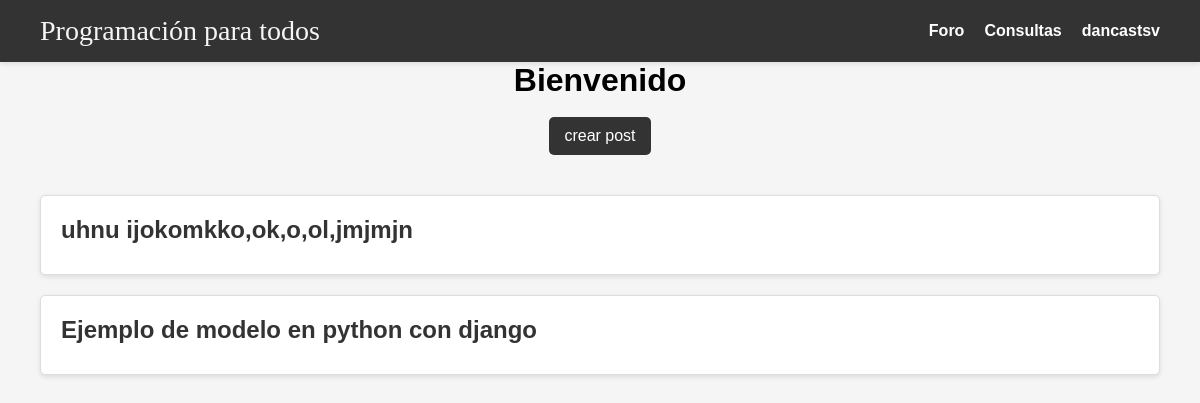
/foro/ (signed in), run on an earlier commit of the app's database.
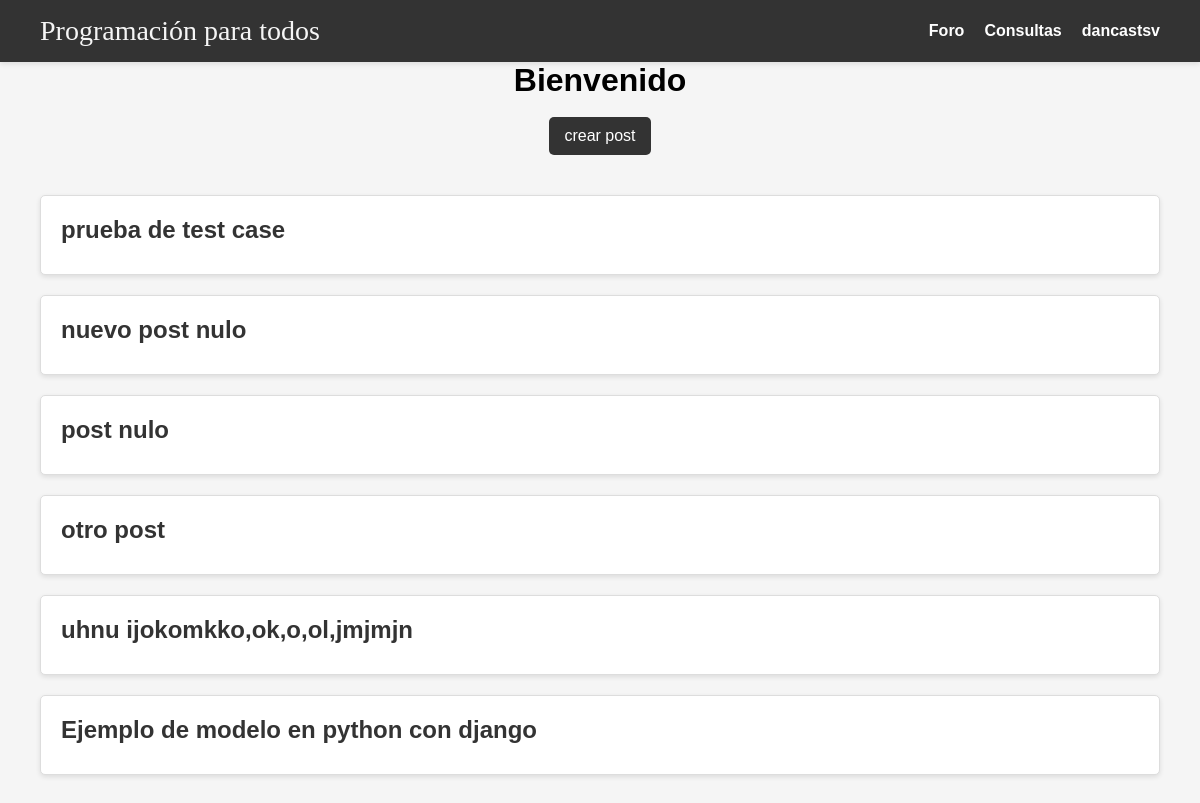
And on a later commit of the database.
### forum/models.py (models this page shows, shortened)
class Post(models.Model):
    title = models.CharField(max_length=100)
    slug = models.SlugField()
    created_on = models.DateTimeField(auto_now_add=True)
    content = RichTextField()
    image = models.ImageField(upload_to='imagenes', null=True, blank=True)  # Campo de imagen opcional
    likes = models.ManyToManyField(User, related_name='liked_posts')

### forum/views.py (the view)
# urls.py: path('foro/', views.foro, name='foro'),
@login_required
def foro(request):
    post = Post.objects.all().order_by('-id')#hace que el post se muestre de manera ordenada
    return render(request, 'foro.html',{'post':post})

### forum/templates/foro.html (shortened to what this page needs)
{%load static%}
<!DOCTYPE html>
<html lang="es">
<head>
  <link rel="stylesheet" href="{% static 'css/foro.css' %}">
</head>
<body>
  <nav class="navbar">
    <div class="logo"><a href="{%url 'inicio'%}" class="papu">Programación para todos</a></div>
    <ul class="nav-list">
      <li><a href="{%url 'foro'%}">Foro</a></li>
      <li><a href="#">Consultas</a></li>
      <li class="user-dropdown">
        <a href="#">{{request.user}}</a>
      </li>
    </ul>
  </nav>
  <div class="content">
    <h1 class="hxd">Bienvenido</h1>
    <br>
    <a href="{% url 'create_post' %}" class="button">crear post</a>
  </div>
  <section class="post-list">
    {% for publicacion in post%}
      <a href="{% url 'post_details' publicacion.id %}" class="post-link">
        <h2>{{ publicacion.title }}</h2>
      </a>
    {% endfor %}
  </section>
</body>
</html>

What changed in the data, as far as the page shows it:
added Post: title "prueba de test case"
added Post: title "nuevo post nulo"
added Post: title "post nulo"
added Post: title "otro post"
